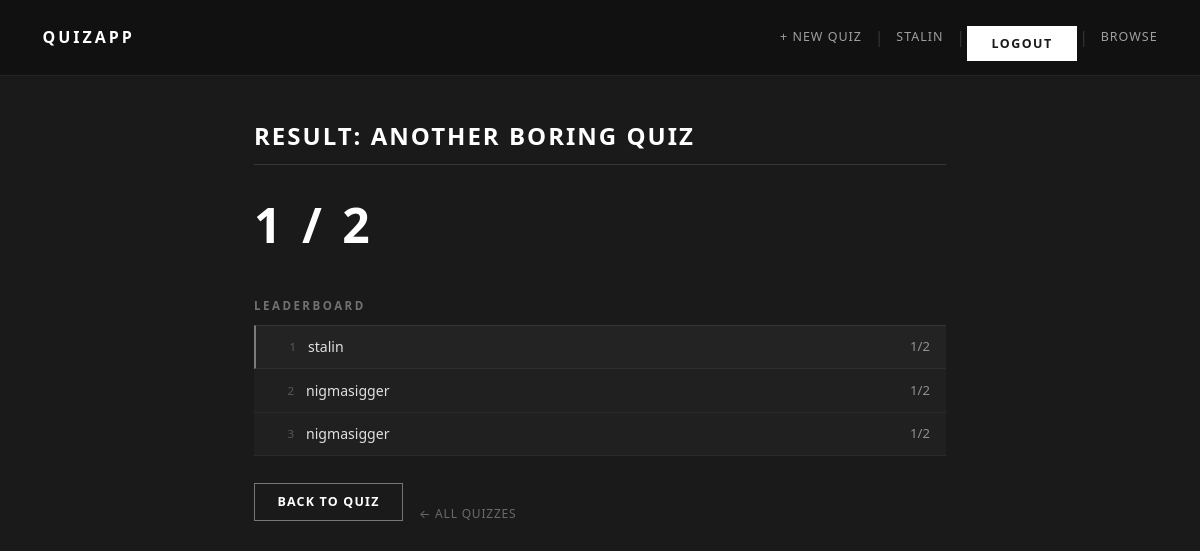
The app's page /quizzes/2/result/ (signed in) with its own data.
### quiz/models.py (models this page shows, shortened)
class Quiz(models.Model):
    title = models.CharField(max_length=200)
    description = models.TextField(blank=True)
    created_by = models.ForeignKey(User, on_delete=models.CASCADE, related_name='quizzes')
    created_at = models.DateTimeField(auto_now_add=True)
    invite_code = models.CharField(max_length=8, unique=True, null=True, blank=True)

class Participation(models.Model):
    user = models.ForeignKey(User, on_delete=models.CASCADE, related_name='participations')
    quiz = models.ForeignKey(Quiz, on_delete=models.CASCADE, related_name='participations')
    score = models.IntegerField(default=0)
    total = models.IntegerField(default=0)
    completed_at = models.DateTimeField(auto_now_add=True)

### quiz/views.py (the view)
# urls.py: path('quizzes/<int:quiz_id>/result/', views.quiz_result, name='quiz_result'),
@login_required
def quiz_result(request, quiz_id):
    quiz = get_object_or_404(Quiz, id=quiz_id)
    participation = (
        Participation.objects.filter(user=request.user, quiz=quiz)
        .order_by('-completed_at')
        .first()
    )
    top_scores = (
        Participation.objects.filter(quiz=quiz)
        .select_related('user')
        .order_by('-score', 'completed_at')[:10]
    )
    return render(request, 'quiz/quiz_result.html', {
        'quiz': quiz,
        'participation': participation,
        'top_scores': top_scores,
    })

### quiz/templates/quiz/quiz_result.html (shortened to what this page needs)
{% extends 'quiz/base.html' %}
{% block content %}
<h1>Result: {{ quiz.title }}</h1>
{% if participation %}
<p class="result-score">
    {{ participation.score }}{% if participation.total %} / {{ participation.total }}{% endif %}
</p>
{% else %}
<p class="result-score">Done!</p>
{% endif %}
{% if top_scores %}
<h2>Leaderboard</h2>
<ol class="leaderboard">
    {% for p in top_scores %}
    <li class="{% if user.is_authenticated and p.user == user %}lb-mine{% endif %}">
        <span class="lb-rank">{{ forloop.counter }}</span>
        <span class="lb-user">{{ p.user.username }}</span>
        <span class="lb-score">{{ p.score }}{% if p.total %}/{{ p.total }}{% endif %}</span>
    </li>
    {% endfor %}
</ol>
{% endif %}
<div class="action-row mt-2">
    <a href="{% url 'quiz_detail' quiz.id %}" class="btn">Back to Quiz</a>
    <a href="{% url 'quiz_list' %}" class="back-link">All Quizzes</a>
</div>
{% endblock %}

### quiz/templates/quiz/base.html (shortened to what this page needs)
{% load static %}
<!DOCTYPE html>
<html lang="en">
<head>
    <link rel="stylesheet" href="{% static 'css/style.css' %}">
</head>
<body>
    <nav>
        <a href="{% url 'home' %}" class="brand">QuizApp</a>
        <div class="nav-links">
            {% if user.is_authenticated %}
                <a href="{% url 'create_quiz' %}">+ New Quiz</a>
                <span class="sep">|</span>
                <a href="{% url 'profile' %}">{{ user.username }}</a>
                <span class="sep">|</span>
                <form method="post" action="{% url 'logout' %}" style="display:inline">
                    <button type="submit" class="nav-logout-btn">Logout</button>
                </form>
            {% else %}
                <a href="{% url 'login' %}">Login</a>
                <span class="sep">|</span>
                <a href="{% url 'signup' %}">Register</a>
            {% endif %}
            <span class="sep">|</span>
            <a href="{% url 'quiz_list' %}">Browse</a>
        </div>
    </nav>
    <div class="container">
        {% block content %}{% endblock %}
    </div>
</body>
</html>

### static/css/style.css (style rules this page uses)
*, *::before, *::after { box-sizing: border-box; margin: 0; padding: 0; }
body { background-color: #1a1a1a; color: #e0e0e0; font-family: 'Segoe UI', system-ui, -apple-system, sans-serif; line-height: 1.65; min-height: 100vh; }
nav { background-color: #111111; padding: 0.875rem 2rem; display: flex; align-items: center; justify-content: space-between; border-bottom: 1px solid rgba(255, 255, 255, 0.08); }
nav .brand { color: #ffffff; font-size: 1rem; font-weight: 700; letter-spacing: 3px; text-transform: uppercase; text-decoration: none; }
.nav-links { display: flex; align-items: center; gap: 0.15rem; }
nav a { color: rgba(255, 255, 255, 0.6); text-decoration: none; font-size: 0.78rem; letter-spacing: 1px; text-transform: uppercase; padding: 0.3rem 0.65rem; transition: color 0.15s, background 0.15s; }
.sep { color: rgba(255, 255, 255, 0.15); user-select: none; }
.nav-logout-btn { background: none; border: none; color: rgba(255, 255, 255, 0.6); font-size: 0.78rem; letter-spacing: 1px; text-transform: uppercase; padding: 0.3rem 0.65rem; cursor: pointer; font-family: inherit; transition: color 0.15s, background 0.15s; }
.container { max-width: 740px; margin: 2.5rem auto; padding: 0 1.5rem; }
h1 { font-size: 1.5rem; color: #ffffff; margin-bottom: 1.25rem; padding-bottom: 0.55rem; border-bottom: 1px solid rgba(255, 255, 255, 0.12); text-transform: uppercase; letter-spacing: 2px; font-weight: 700; }
h2 { font-size: 0.72rem; color: rgba(255, 255, 255, 0.38); margin: 2rem 0 0.6rem; text-transform: uppercase; letter-spacing: 2.5px; font-weight: 600; }
p { margin-bottom: 0.85rem; color: #aaaaaa; }
a { color: rgba(255, 255, 255, 0.75); text-decoration: none; }
.back-link { display: inline-block; margin-top: 1.5rem; font-size: 0.75rem; color: rgba(255, 255, 255, 0.35); letter-spacing: 0.8px; text-transform: uppercase; }
.back-link::before { content: '← '; }
.btn { display: inline-block; background-color: transparent; color: #ffffff; border: 1px solid rgba(255, 255, 255, 0.4); padding: 0.5rem 1.4rem; font-size: 0.78rem; font-family: inherit; cursor: pointer; text-decoration: none; letter-spacing: 1.2px; text-transform: uppercase; font-weight: 600; transition: background-color 0.15s, border-color 0.15s; }
button[type="submit"], input[type="submit"] { background-color: #ffffff; color: #1a1a1a; border: none; padding: 0.55rem 1.5rem; font-size: 0.78rem; font-family: inherit; cursor: pointer; margin-top: 0.75rem; letter-spacing: 1.5px; text-transform: uppercase; font-weight: 700; transition: background-color 0.15s; }
.result-score { font-size: 3rem; font-weight: 700; color: #ffffff; margin: 1.25rem 0; letter-spacing: 4px; }
.leaderboard { list-style: none; padding: 0; margin-bottom: 1.5rem; counter-reset: none; }
.leaderboard li { display: flex; align-items: center; gap: 0.75rem; padding: 0.6rem 1rem; border-bottom: 1px solid rgba(255,255,255,0.05); background: #202020; font-size: 0.88rem; }
.leaderboard li:first-child { border-top: 1px solid rgba(255,255,255,0.08); }
.leaderboard li.lb-mine { background: rgba(255,255,255,0.04); border-left: 2px solid rgba(255,255,255,0.4); }
.lb-rank { color: rgba(255,255,255,0.25); font-size: 0.72rem; width: 1.5rem; text-align: right; flex-shrink: 0; }
.lb-user { flex: 1; color: #e0e0e0; }
.lb-score { color: rgba(255,255,255,0.5); font-size: 0.82rem; font-variant-numeric: tabular-nums; }
.action-row { display: flex; gap: 1rem; align-items: center; flex-wrap: wrap; }
.mt-2 { margin-top: 1.5rem; }

### records on screen
Quiz: title "ANOTHER BORING QUIZ"
Participation: score "1", total "2", user.username "stalin"
Participation: user.username "nigmasigger", score "1", total "2"
Participation: user.username "nigmasigger", score "1", total "2"

### other values on screen
{{ user.username }} "STALIN"
